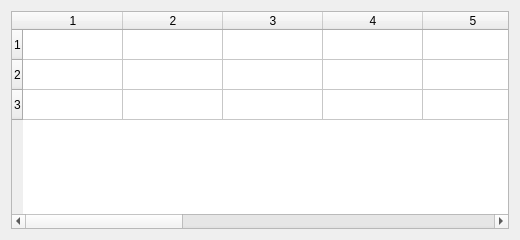
<?xml version="1.0" encoding="UTF-8"?>
<ui version="4.0"><class>Dialog</class><widget class="QDialog" name="Dialog"><property name="geometry"><rect><x>0</x><y>0</y><width>520</width><height>240</height></rect></property><property name="windowTitle"><string>#092 tables/177_size_3x12</string></property><layout class="QVBoxLayout" name="verticalLayout"><property name="leftMargin"><number>11</number></property><property name="topMargin"><number>11</number></property><property name="rightMargin"><number>11</number></property><property name="bottomMargin"><number>11</number></property><property name="spacing"><number>6</number></property><item><widget class="QTableWidget" name="table"><property name="rowCount"><number>3</number></property><property name="columnCount"><number>12</number></property></widget></item></layout></widget></ui>
